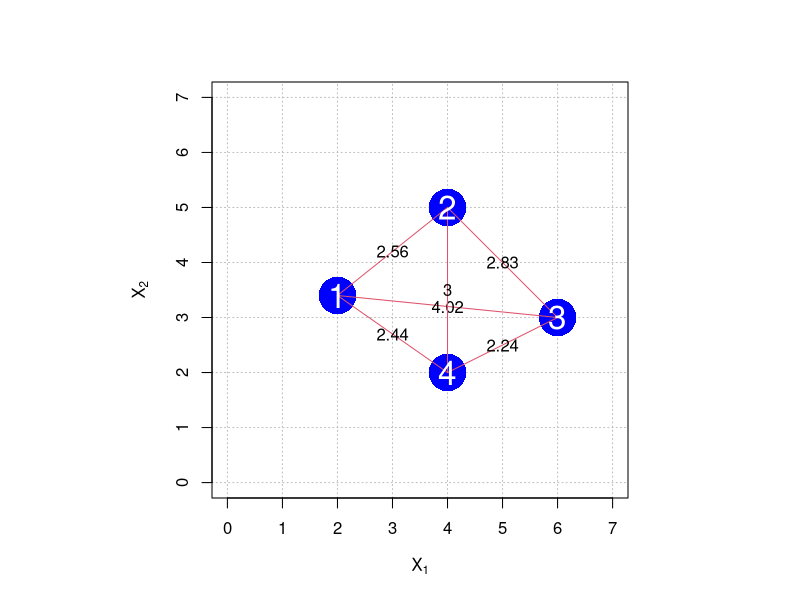

Source code (R):
############################################################################
# NAME:  Chris Bilder                                                      #
# DATE:  9-19-03                                                           #
# UPDATE: 6-26-04                                                          #
# PURPOSE: Chapter 9 material                                              #
#                                                                          #
# NOTES:                                                                   #
#                                                                          #
############################################################################

xr<-c(2, 3.4)
yr<-c(4, 5)
sqrt(t(xr - yr) %*% (xr - yr))


############################################################################
# Simple plot

  #Square plot
  par(pty = "s")
  xpoints<-c(2, 4, 6, 4)
  ypoints<-c(3.4, 5, 3, 2)

  obs<-data.frame(X1 = xpoints, X2 = ypoints)

  plot(x = obs$X1, y = obs$X2, type = "p", xlab = expression(X[1]), ylab = expression(X[2]), 
       pch = 16, col = "blue", cex = 5, xlim = c(0,7), ylim = c(0,7), panel.first=grid(col = "gray", lty = "dotted")) 
   
  for (i in 1:3) {
    for (j in (i+1):4) {
      segments(x0 = obs$X1[i], y0 = obs$X2[i], x1 = obs$X1[j], y1 = obs$X2[j], lty = 1, lwd = 1, col = 2)
      distance<-sqrt(t(c(obs$X1[i], obs$X2[i]) - c(obs$X1[j], obs$X2[j])) %*% (c(obs$X1[i], obs$X2[i]) - c(obs$X1[j], obs$X2[j])))
      text(x = (obs$X1[i]+obs$X1[j])/2, y = (obs$X2[i]+obs$X2[j])/2, labels = round(distance,2))
      }
     }
   text(x = obs$X1, y = obs$X2, labels = 1:4, col = "white", cex = 2)
   
####################################################################### 
# Find all distances

dist(x = obs, method = "euclidean")

library(cluster)
daisy(x = obs, metric = "euclidean")


#
